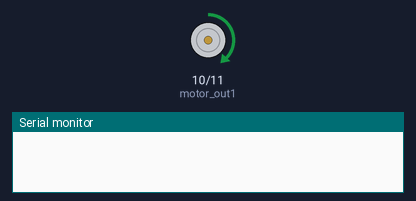
This sketch was run on a simulated Arduino Uno, built with avr-gcc and run on an emulated ATmega328P. Parts: motor-driver pin pairs drawn as motors (green arrow = first pin HIGH = forward, orange = second pin HIGH = backward, longer = more drive), the last lines printed to the serial monitor.

Above: at 0.5 s.
At 6.5 s:
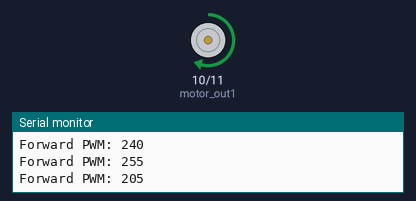
At 10.5 s:
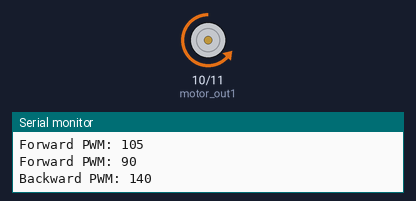
At 19.5 s:
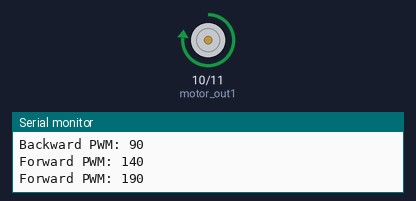
Timing chart, 0 to 20.8 s (numbered marks = the images above):
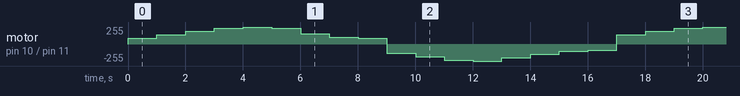

The sketch:

MOTOR_TEST.ino
```cpp
//const int pot_in = 0;
const int motor_out1 = 10;
const int motor_out2 = 11;
int increment = true;
int reverse = false;
int terminate = false;
int count = 0;
int v = 0;

void setup()
{
  Serial.begin(9600);           // set up Serial library at 9600 bps
  //pinMode(pot_in, INPUT);
  pinMode(motor_out1, OUTPUT);
  pinMode(motor_out2, OUTPUT);
}

int getPWM() {
  //int v;
  //v = analogRead(pot_in);
  //v = map(v, 0, 1023, 0, 255);  //scaling function: from 10-bit voltage scale to 8-bit PWM scale
  if(increment) {
    v += 50;
    v = max(v, 90);
    v = min(v, 255);
    if(v >= 250)
      increment = false;
  }
  else {
    v -= 50;
    v = max(v, 90);
    v = min(v, 255);
    if(v == 90) {
      reverse = !reverse;
      increment = true;
    }
  }

  return v;
}

int motorFoward() {
  int v1 = getPWM();
  //Serial.println(v1, DEC);
  analogWrite(motor_out2, 0);
  analogWrite(motor_out1, v1);
  delay(1000);
}

int motorBackward() {
  int v2 = getPWM();
  //Serial.println(v2, DEC);
  analogWrite(motor_out1, 0);
  analogWrite(motor_out2, v2);
  delay(1000);
}

void motorStop() {
  analogWrite(motor_out1, 0);
  analogWrite(motor_out2, 0);
  delay(1000);
}

void loop()
{
  count++;
  if(count == 40)
    terminate = true;
  if(!reverse && !terminate) {
    motorFoward();
    Serial.print("Forward PWM: ");
    Serial.println(v, DEC);
    Serial.print("\n");
  }
  else if(reverse && !terminate) {
    motorBackward();
    Serial.print("Backward PWM: ");
    Serial.println(v, DEC);
    Serial.print("\n");
  }
  else {
    motorStop();
    Serial.print("Motor is stopped.");
    Serial.print("\n");
  }
}
```
